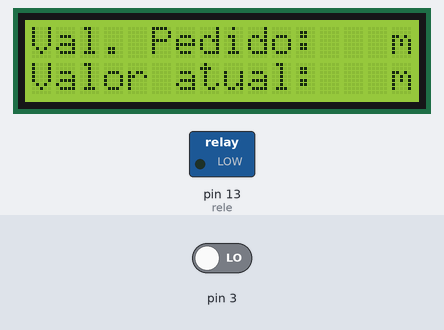
A sketch run on a simulated Arduino Uno, built with avr-gcc and run on an emulated ATmega328P. On the bench: 16×2 character LCD, switched loads named in the sketch (green lamp = pin HIGH). The test bench sets the inputs (shaded band); at power-on: pin 3 LOW. What the sketch prints to the serial monitor is not drawn.

Above: at 0.1 s.
At 1.1 s:
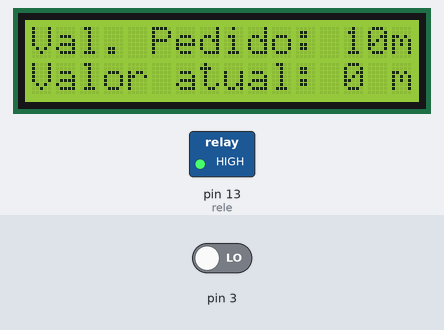
At 19.8 s:
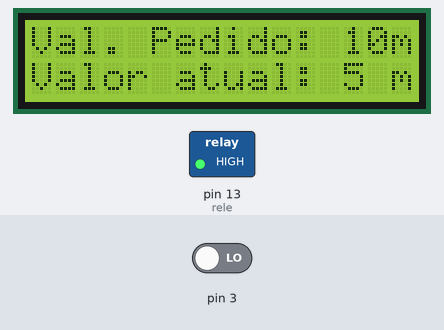
At 34.8 s:
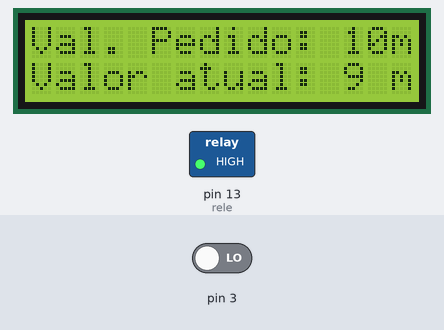
Timing chart, 0 to 40.0 s (numbered marks = the images above):
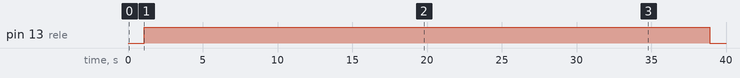

Measured:
- by itself, pin 13 (rele): LOW → HIGH at 1.1 s, → LOW 37.8 s later
- what the display in image 1 shows lasts 3.7 s, from 1.1 s to 4.8 s

The sketch:

contLcdRele.ino
```cpp
#include <Wire.h>  // Biblioteca LCD
#include <LiquidCrystal_I2C.h>  // Biblioteca LCD

LiquidCrystal_I2C lcd(0x27, 16, 2);  // lcd(Endereço I2C, Colunas, Linhas)

# define rele 13  // Relé conectada ao pino 13 do arduino

// Variáveis
// Sensor de Contagem
volatile int cont = 0;  // Contagem de furos do disco encoder
int contadorVoltas = 0;  // Contagem de voltas do disco encoder

int valorPedido = 0;
float metrosPorVolta = 0.10;
int voltasEncoder = 0;
int valorAtual = 0;


void setup(){
    pinMode(rele, OUTPUT);
    pinMode(3, INPUT);
    attachInterrupt(digitalPinToInterrupt(3), interrupcao, RISING);

    lcd.init();  // Inicializa o lcd
    lcd.backlight();  // Liga a Luz de Fundo
    lcd.print("Val. Pedido:   m");
    lcd.setCursor(0, 1);
    lcd.print("Valor atual:   m");
        Serial.begin(9600);  // Inicia a Serial
        Serial.println("Contagem iniciada");
        Serial.println();
}

void loop(){
  delay(1000);
  valorPedido = 10;
  lcd.setCursor(13, 0);
  lcd.print(valorPedido);
  Serial.println("Valor pedido: ");
  Serial.println(valorPedido);

  voltasEncoder = valorPedido / metrosPorVolta;

  for(contadorVoltas; contadorVoltas <= voltasEncoder; interrupcao()){
      digitalWrite(rele, HIGH);

      valorAtual = contadorVoltas * metrosPorVolta;
      lcd.setCursor(13, 1);
      lcd.print(valorAtual);
      Serial.println("Valor Atual: ");
      Serial.println(valorAtual);
        if(contadorVoltas == voltasEncoder){
          digitalWrite(rele, LOW);
        }
    }
}

void interrupcao (){
    cont++;

    if(cont == 20){
        contadorVoltas++;
        cont = 0;
      }
}
```
